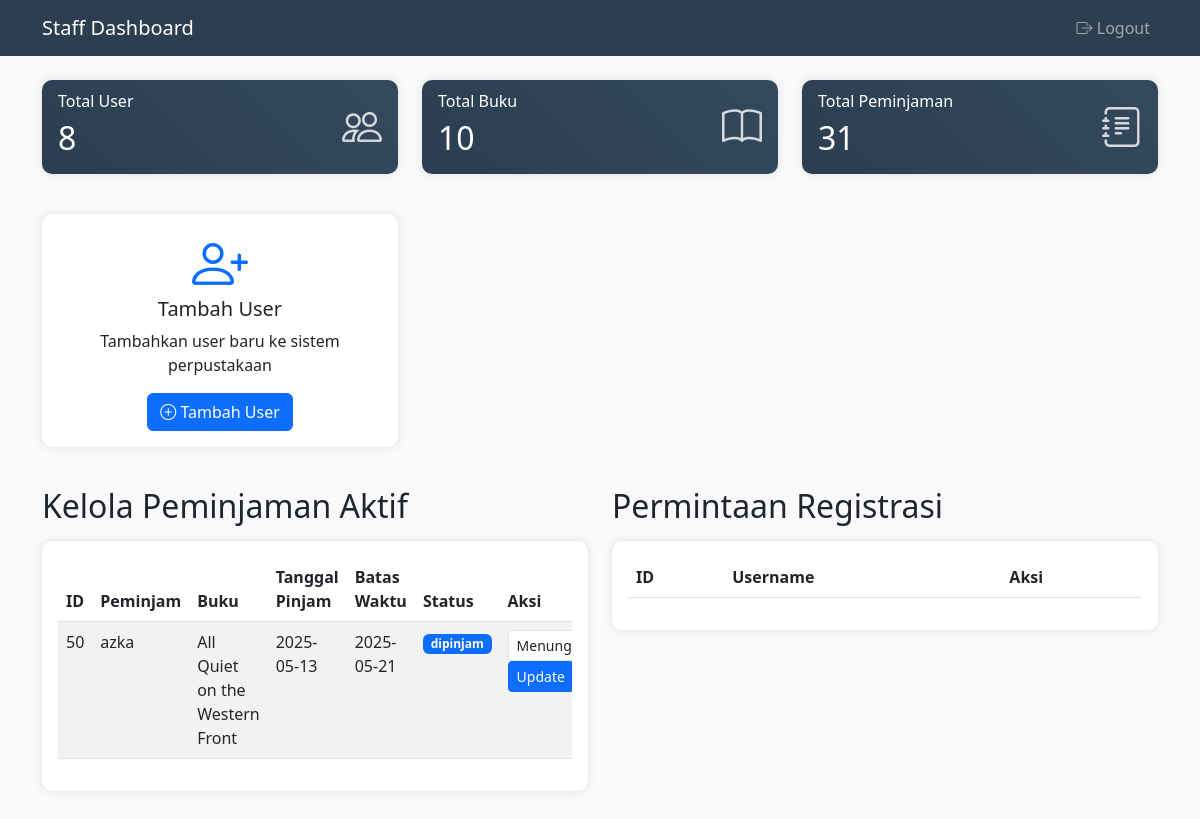
Screenshot of /staff_dashboard.php (signed in) with the database file from the repository.
### tables this page shows
CREATE TABLE `peminjaman` (
  `id` int(11) NOT NULL,
  `id_user` int(11) NOT NULL,
  `id_buku` int(11) NOT NULL,
  `tanggal_pinjam` date NOT NULL,
  `batas_waktu` date NOT NULL,
  `tanggal_kembali` date DEFAULT NULL,
  `status` enum('menunggu','bisa_diambil','dipinjam','dikembalikan','dibatalkan') DEFAULT NULL
);

CREATE TABLE `users` (
  `id` int(11) NOT NULL,
  `username` varchar(50) NOT NULL,
  `password` varchar(100) NOT NULL,
  `role` enum('user','staff') DEFAULT 'user',
  `nama_lengkap` varchar(100) DEFAULT NULL,
  `email` varchar(100) DEFAULT NULL,
  `no_telp` varchar(20) DEFAULT NULL,
  `is_banned` tinyint(1) DEFAULT 1,
  `status_registrasi` enum('pending','approved','rejected') DEFAULT 'pending'
);

CREATE TABLE `buku` (
  `id` int(11) NOT NULL,
  `judul` varchar(100) NOT NULL,
  `penulis` varchar(100) NOT NULL,
  `rekomendasi_usia` int(11) DEFAULT NULL,
  `cover` varchar(255) DEFAULT NULL,
  `deskripsi` text DEFAULT NULL,
  `stok` int(11) DEFAULT 0
);

### staff_dashboard.php (the view, shortened to what this page needs)
<?php
require_once 'config.php';
$loans_query = "SELECT p.*, u.username, b.judul, b.id as id_buku
               FROM peminjaman p
               JOIN users u ON p.id_user = u.id
               JOIN buku b ON p.id_buku = b.id
               WHERE p.status != 'dikembalikan' AND p.status != 'dibatalkan'
               ORDER BY p.tanggal_pinjam DESC";
$loans = mysqli_query($conn, $loans_query);
$sql_users = "SELECT COUNT(*) as total_users FROM users WHERE role = 'user'";
$sql_books = "SELECT COUNT(*) as total_books FROM buku";
$sql_loans = "SELECT COUNT(*) as total_loans FROM peminjaman";
$result_users = mysqli_query($conn, $sql_users);
$result_books = mysqli_query($conn, $sql_books);
$result_loans = mysqli_query($conn, $sql_loans);
$total_users = mysqli_fetch_assoc($result_users)['total_users'];
$total_books = mysqli_fetch_assoc($result_books)['total_books'];
$total_loans = mysqli_fetch_assoc($result_loans)['total_loans'];
?>
<!DOCTYPE html>
<html lang="en">
<head>
    <link href="https://cdn.jsdelivr.net/npm/bootstrap@5.3.0/dist/css/bootstrap.min.css" rel="stylesheet">
    <link rel="stylesheet" href="https://cdn.jsdelivr.net/npm/bootstrap-icons@1.7.2/font/bootstrap-icons.css">
</head>
<body class="bg-light">
    <nav class="navbar navbar-expand-lg navbar-dark navbar-custom">
        <div class="container">
            <a class="navbar-brand" href="#">Staff Dashboard</a>
            <div class="collapse navbar-collapse" id="navbarNav">
                <ul class="navbar-nav ms-auto">
                    <li class="nav-item">
                        <a class="nav-link" href="logout.php">
                            <i class="bi bi-box-arrow-right"></i> Logout
                        </a>
                    </li>
                </ul>
            </div>
        </div>
    </nav>
    <div class="container py-4">
        <div class="row mb-4">
            <div class="col-md-4 mb-3">
                <div class="card stat-card">
                    <div class="card-body">
                        <div class="d-flex justify-content-between align-items-center">
                            <div>
                                <h6 class="card-subtitle mb-2">Total User</h6>
                                <h2 class="card-title mb-0"><?php echo $total_users; ?></h2>
                            </div>
                            <i class="bi bi-people stat-icon"></i>
                        </div>
                    </div>
                </div>
            </div>
            <div class="col-md-4 mb-3">
                <div class="card stat-card">
                    <div class="card-body">
                        <div class="d-flex justify-content-between align-items-center">
                            <div>
                                <h6 class="card-subtitle mb-2">Total Buku</h6>
                                <h2 class="card-title mb-0"><?php echo $total_books; ?></h2>
                            </div>
                            <i class="bi bi-book stat-icon"></i>
                        </div>
                    </div>
                </div>
            </div>
            <div class="col-md-4 mb-3">
                <div class="card stat-card">
                    <div class="card-body">
                        <div class="d-flex justify-content-between align-items-center">
                            <div>
                                <h6 class="card-subtitle mb-2">Total Peminjaman</h6>
                                <h2 class="card-title mb-0"><?php echo $total_loans; ?></h2>
                            </div>
                            <i class="bi bi-journal-text stat-icon"></i>
                        </div>
                    </div>
                </div>
            </div>
        </div>
        <div class="row">
            <div class="col-md-4 mb-3">
                <div class="card action-card h-100">
                    <div class="card-body text-center">
                        <i class="bi bi-person-plus display-4 text-primary mb-3"></i>
                        <h5 class="card-title">Tambah User</h5>
                        <p class="card-text">Tambahkan user baru ke sistem perpustakaan</p>
                        <a href="staff_add_user.php" class="btn btn-primary">
                            <i class="bi bi-plus-circle"></i> Tambah User
                        </a>
                    </div>
                </div>
            </div>
        </div>
        <div class="row mt-4">
            <div class="col-md-6 mb-3">
                <h2 class="mb-3">Kelola Peminjaman Aktif</h2>
                <div class="card">
                    <div class="card-body">
                        <div class="table-responsive">
                            <table class="table table-striped">
                                <thead>
                                    <tr>
                                        <th>ID</th>
                                        <th>Peminjam</th>
                                        <th>Buku</th>
                                        <th>Tanggal Pinjam</th>
                                        <th>Batas Waktu</th>
                                        <th>Status</th>
                                        <th>Aksi</th>
                                    </tr>
                                </thead>
                                <tbody>
                                    <?php while($loan = mysqli_fetch_assoc($loans)): ?>
                                    <tr>
                                        <td><?php echo $loan['id']; ?></td>
                                        <td><?php echo $loan['username']; ?></td>
                                        <td><?php echo $loan['judul']; ?></td>
                                        <td><?php echo $loan['tanggal_pinjam']; ?></td>
                                        <td><?php echo $loan['batas_waktu']; ?></td>
                                        <td>
                                            <span class="badge <?php
                                                echo match($loan['status']) {
                                                    'menunggu' => 'bg-warning',
                                                    'bisa_diambil' => 'bg-info',
                                                    'dipinjam' => 'bg-primary',
                                                    'dikembalikan' => 'bg-success',
                                                    'dibatalkan' => 'bg-danger',
                                                    default => 'bg-secondary'
                                                };
                                            ?>">
                                                <?php echo $loan['status']; ?>
                                            </span>
                                        </td>
                                        <td>
                                            <form method="POST" action="" class="d-inline">
                                                <select name="new_status" class="form-select form-select-sm d-inline-block w-auto">
                                                    <option value="menunggu">Menunggu</option>
                                                </select>
                                                <button type="submit" name="update_loan" class="btn btn-sm btn-primary">
                                                    Update
                                                </button>
                                            </form>
                                        </td>
                                    </tr>
                                    <?php endwhile; ?>
                                </tbody>
                            </table>
                        </div>
                    </div>
                </div>
            </div>
            <div class="col-md-6 mb-3">
                <h2 class="mb-3">Permintaan Registrasi</h2>
                <div class="card">
                    <div class="card-body">
                        <div class="table-responsive">
                            <table class="table table-striped">
                                <thead>
                                    <tr>
                                        <th>ID</th>
                                        <th>Username</th>
                                        <th>Aksi</th>
                                    </tr>
                                </thead>
                            </table>
                        </div>
                    </div>
                </div>
            </div>
        </div>
    </div>
</body>
</html>

### staff_dashboard.php (style rules this page uses)
.navbar-custom { background-color: #2c3e50; }
.card { border: none; border-radius: 10px; box-shadow: 0 0 10px rgba(0,0,0,0.1); transition: transform 0.2s; }
.stat-card { background: linear-gradient(45deg, #2c3e50, #34495e); color: white; }
.action-card { background-color: white; }
.stat-icon { font-size: 2.5rem; opacity: 0.8; }

### rows the page displays
peminjaman: id "50", id_user.username "azka", id_buku.judul "All Quiet on the Western Front", tanggal_pinjam "2025-05-13", batas_waktu "2025-05-21", status "dipinjam"

### other values shown
$total_users "8"
$total_books "10"
$total_loans "31"
